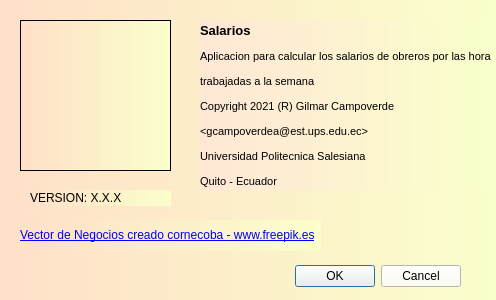
<?xml version="1.0" encoding="UTF-8"?>
<ui version="4.0">
 <class>Acerca</class>
 <widget class="QDialog" name="Acerca">
  <property name="geometry">
   <rect>
    <x>0</x>
    <y>0</y>
    <width>496</width>
    <height>300</height>
   </rect>
  </property>
  <property name="windowTitle">
   <string>Dialog</string>
  </property>
  <property name="windowIcon">
   <iconset resource="recursos.qrc">
    <normaloff>:/imagen/Recursos/help.jpg</normaloff>:/imagen/Recursos/help.jpg</iconset>
  </property>
  <property name="styleSheet">
   <string notr="true">background-color: qlineargradient(spread:repeat, x1:0, y1:0, x2:1, y2:0, stop:0 rgba(255, 224, 201, 255), stop:1 rgba(250, 255, 203, 255));</string>
  </property>
  <widget class="QDialogButtonBox" name="buttonBox">
   <property name="geometry">
    <rect>
     <x>120</x>
     <y>260</y>
     <width>341</width>
     <height>32</height>
    </rect>
   </property>
   <property name="styleSheet">
    <string notr="true">background-color: rgb(253, 255, 237);</string>
   </property>
   <property name="orientation">
    <enum>Qt::Horizontal</enum>
   </property>
   <property name="standardButtons">
    <set>QDialogButtonBox::Cancel|QDialogButtonBox::Ok</set>
   </property>
  </widget>
  <widget class="QLabel" name="label_2">
   <property name="geometry">
    <rect>
     <x>20</x>
     <y>220</y>
     <width>301</width>
     <height>31</height>
    </rect>
   </property>
   <property name="text">
    <string>&lt;html&gt;&lt;head/&gt;&lt;body&gt;&lt;p&gt;&lt;a href=&quot;https://www.freepik.es/fotos-vectores-gratis/negocios&quot;&gt;&lt;span style=&quot; text-decoration: underline; color:#0000ff;&quot;&gt;Vector de Negocios creado cornecoba - www.freepik.es&lt;/span&gt;&lt;/a&gt;&lt;/p&gt;&lt;/body&gt;&lt;/html&gt;</string>
   </property>
  </widget>
  <widget class="QGraphicsView" name="graphicsView">
   <property name="geometry">
    <rect>
     <x>20</x>
     <y>20</y>
     <width>151</width>
     <height>151</height>
    </rect>
   </property>
   <property name="styleSheet">
    <string notr="true">background-image: url(:/imagen/Recursos/salario.jpg);
border-image: url(:/imagen/Recursos/salario.jpg);</string>
   </property>
  </widget>
  <widget class="QLabel" name="label_3">
   <property name="geometry">
    <rect>
     <x>200</x>
     <y>20</y>
     <width>291</width>
     <height>171</height>
    </rect>
   </property>
   <property name="styleSheet">
    <string notr="true">background-color: qlineargradient(spread:repeat, x1:0, y1:0, x2:1, y2:0, stop:0 rgba(255, 231, 214, 255), stop:1 rgba(250, 255, 203, 255));</string>
   </property>
   <property name="text">
    <string>&lt;!DOCTYPE HTML PUBLIC &quot;-//W3C//DTD HTML 4.0//EN&quot; &quot;http://www.w3.org/TR/REC-html40/strict.dtd&quot;&gt;
&lt;html&gt;&lt;head&gt;&lt;meta name=&quot;qrichtext&quot; content=&quot;1&quot; /&gt;&lt;style type=&quot;text/css&quot;&gt;
p, li { white-space: pre-wrap; }
&lt;/style&gt;&lt;/head&gt;&lt;body style=&quot; font-family:'MS Shell Dlg 2'; font-size:8pt; font-weight:400; font-style:normal;&quot;&gt;
&lt;p style=&quot; margin-top:12px; margin-bottom:12px; margin-left:0px; margin-right:0px; -qt-block-indent:0; text-indent:0px;&quot;&gt;&lt;span style=&quot; font-size:10pt; font-weight:600;&quot;&gt;Salarios&lt;/span&gt;&lt;/p&gt;
&lt;p style=&quot; margin-top:12px; margin-bottom:12px; margin-left:0px; margin-right:0px; -qt-block-indent:0; text-indent:0px;&quot;&gt;Aplicacion para calcular los salarios de obreros por las horas &lt;/p&gt;
&lt;p style=&quot; margin-top:12px; margin-bottom:12px; margin-left:0px; margin-right:0px; -qt-block-indent:0; text-indent:0px;&quot;&gt;trabajadas a la semana&lt;/p&gt;
&lt;p style=&quot; margin-top:12px; margin-bottom:12px; margin-left:0px; margin-right:0px; -qt-block-indent:0; text-indent:0px;&quot;&gt;Copyright 2021 (R) Gilmar Campoverde &lt;/p&gt;
&lt;p style=&quot; margin-top:12px; margin-bottom:12px; margin-left:0px; margin-right:0px; -qt-block-indent:0; text-indent:0px;&quot;&gt;&amp;lt;gcampoverdea@est.ups.edu.ec&amp;gt;&lt;/p&gt;
&lt;p style=&quot; margin-top:12px; margin-bottom:12px; margin-left:0px; margin-right:0px; -qt-block-indent:0; text-indent:0px;&quot;&gt;Universidad Politecnica Salesiana&lt;/p&gt;
&lt;p style=&quot; margin-top:12px; margin-bottom:12px; margin-left:0px; margin-right:0px; -qt-block-indent:0; text-indent:0px;&quot;&gt;Quito - Ecuador&lt;/p&gt;&lt;/body&gt;&lt;/html&gt;</string>
   </property>
  </widget>
  <widget class="QLabel" name="outVer">
   <property name="geometry">
    <rect>
     <x>30</x>
     <y>190</y>
     <width>141</width>
     <height>16</height>
    </rect>
   </property>
   <property name="text">
    <string>VERSION: X.X.X</string>
   </property>
  </widget>
 </widget>
 <resources>
  <include location="recursos.qrc"/>
 </resources>
 <connections>
  <connection>
   <sender>buttonBox</sender>
   <signal>accepted()</signal>
   <receiver>Acerca</receiver>
   <slot>accept()</slot>
   <hints>
    <hint type="sourcelabel">
     <x>248</x>
     <y>254</y>
    </hint>
    <hint type="destinationlabel">
     <x>157</x>
     <y>274</y>
    </hint>
   </hints>
  </connection>
  <connection>
   <sender>buttonBox</sender>
   <signal>rejected()</signal>
   <receiver>Acerca</receiver>
   <slot>reject()</slot>
   <hints>
    <hint type="sourcelabel">
     <x>316</x>
     <y>260</y>
    </hint>
    <hint type="destinationlabel">
     <x>286</x>
     <y>274</y>
    </hint>
   </hints>
  </connection>
 </connections>
</ui>
